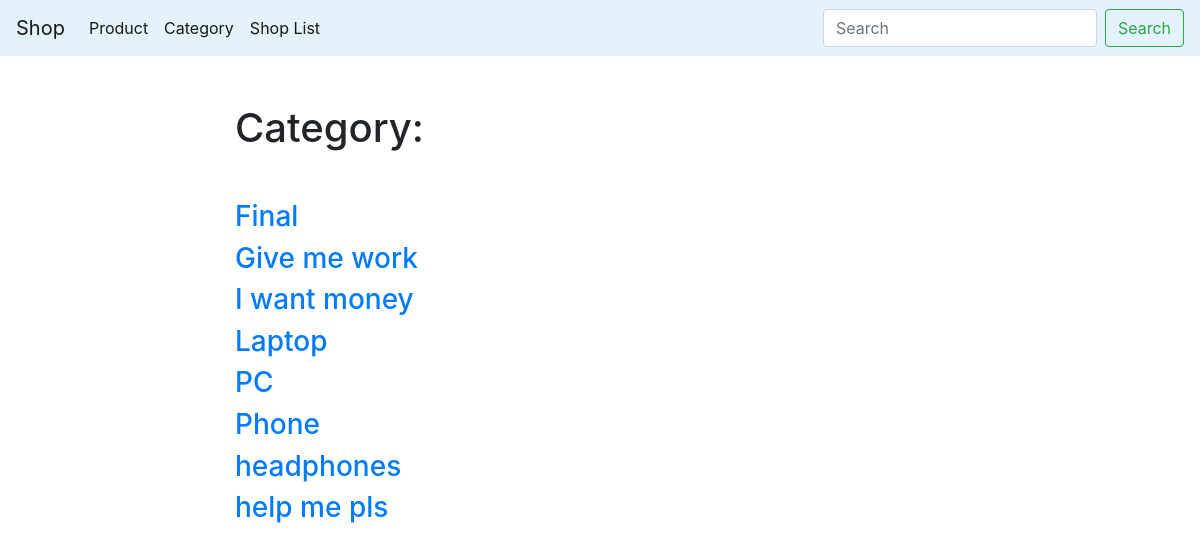
The page /category/ on the database its author committed.
### app/models.py (models this page shows, shortened)
class Category(models.Model):
    title = models.CharField(max_length=40)
    slug = models.SlugField(max_length=150, blank=True, unique=True)
    class Meta:
        ordering = ['title']

### app/views.py (the view)
# urls.py: path('category/', category_list, name='category_list_url'),
def category_list(request):
    categories = Category.objects.all()
    return render(request, 'app/category_list.html', context={'categories': categories})

### app/templates/app/category_list.html (shortened to what this page needs)
{% extends 'app/base_app.html' %}
{% block content %}
    <h1 class="mb-5">Category:</h1>
    {% for iter in categories %}
        <h3><a href="/category/{{ iter.slug }}/">{{ iter.title }}</a></h3>
    {% endfor %}
{% endblock %}

### rows shown on the page
Category: title "Final"
Category: title "Give me work"
Category: title "I want money"
Category: title "Laptop"
Category: title "PC"
Category: title "Phone"
Category: title "headphones"
Category: title "help me pls"
